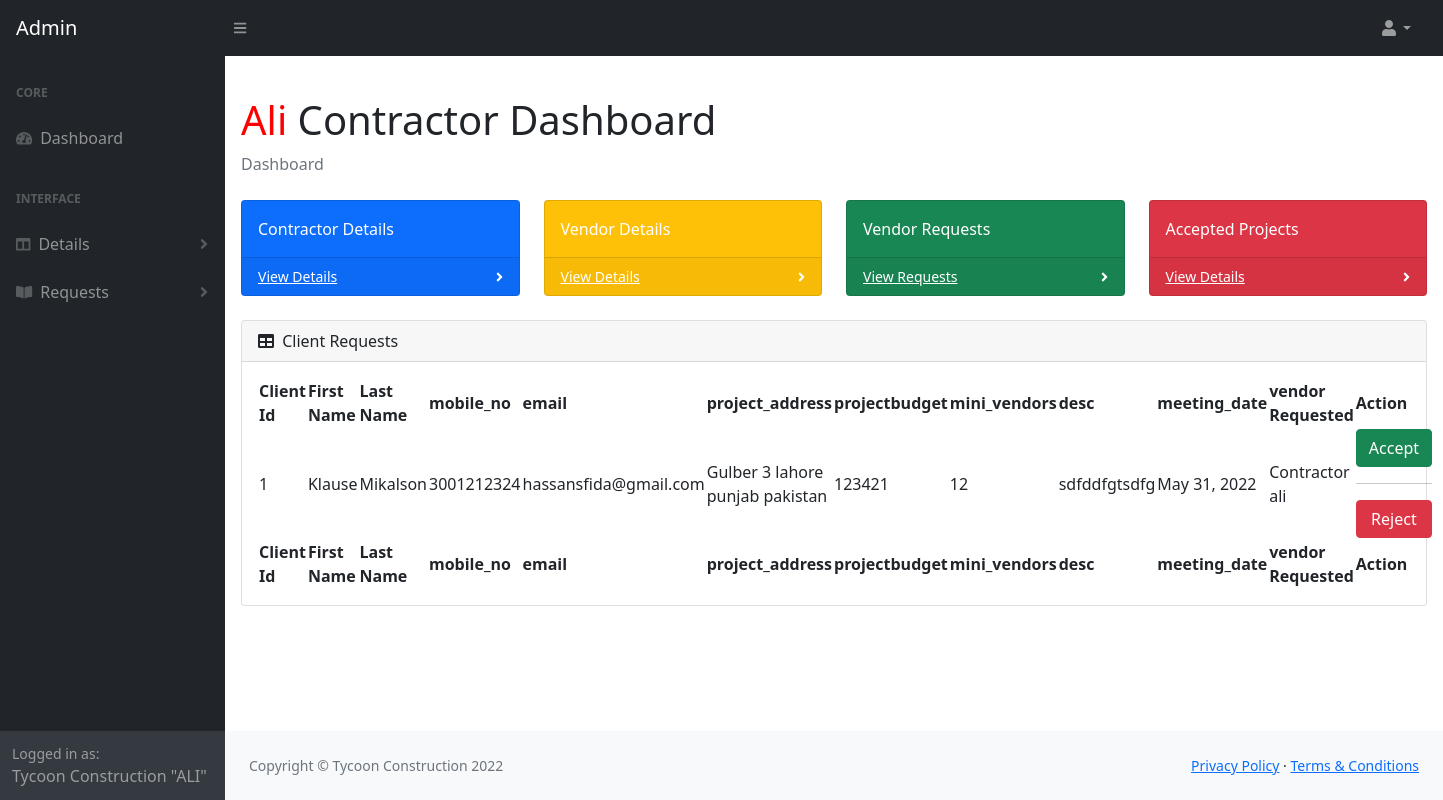
The app's page /contractorAdmin/ (signed in) with its own data.
### accounts/models.py (models this page shows)
class Users(AbstractUser):
    is_vendor = models.BooleanField(default=False)
    is_contractor = models.BooleanField(default=False)
    vendor_name = models.CharField(max_length=100)
    contractor_name = models.CharField(max_length=100)

class Contractor(models.Model):
    user = models.OneToOneField(Users, on_delete = models.CASCADE, primary_key = True)
    contractor_email = models.EmailField(max_length=25)
    contractor_address = models.CharField(max_length=150)
    contractor_contact = models.IntegerField(max_length=20, null=True)
    contractor_description = models.CharField(max_length=255)
    year_of_experience = models.IntegerField(max_length=255, null=True)
    project_ongoing = models.IntegerField(max_length=255, null=True)
    projects_completed = models.IntegerField(max_length=255, null=True)
    number_of_successful_clients = models.IntegerField(
        max_length=255, null=True)
    rating = models.IntegerField(max_length=255, null=True)
    contact_number_of_previous_client = models.IntegerField(
        max_length=30, null=True)
    contractor_Img = models.ImageField(upload_to='Contractor_images/', blank=False)
    date = models.DateTimeField(auto_now_add=True)
    def __str__(self):
        return "Contractor " + str(self.user)

### tycoonConstruction/models.py (models this page shows, shortened)
class bidContractor(models.Model):
    first_name=models.CharField(max_length=120, null= True)
    last_name=models.CharField(max_length=120, null= True)
    mobile_no=models.IntegerField(max_length=20 ,null=True)
    email=models.EmailField(max_length=50,null=True)
    project_address=models.CharField(max_length=200,null=True)
    desc=models.CharField(max_length=300,null=True)
    project_budget = models.IntegerField(max_length=200, null=True)
    mini_vendors = models.IntegerField(max_length=200, null=True)
    meeting_date=models.DateField()
    contractor = models.ForeignKey(Contractor, on_delete=models.CASCADE, default=1)
    date = models.DateTimeField(auto_now_add=True)
    class Meta:
        verbose_name = 'Bid / Hire Contractor'
        verbose_name_plural = 'Bid / Hire Contractor'

### tycoonConstruction/views.py (the view)
# urls.py: path('contractorAdmin/', views.contractor_Admin, name='contractorAdmin'),
@login_required(login_url='/accounts/login')
def contractor_Admin(request):
    proj = bidContractor.objects.all()
    return render(request, 'tycoonConstruction/contractorAdmin.html', {'proj': proj})

### tycoonConstruction/templates/tycoonConstruction/contractorAdmin.html (shortened to what this page needs)
{% extends 'base2.html' %}{% load static from static %} {% block content %}
<main class="p-3">
                        <h1 class="mt-4">
                            {% if user.is_contractor%}<span style="color: red;">{{user.username | capfirst }} </span>{%endif%} Contractor Dashboard</h1>
                        <ol class="breadcrumb mb-4">
                            <li class="breadcrumb-item active">Dashboard</li>
                        </ol>
                        <div class="row">
                            <div class="col-xl-3 col-md-6">
                                <div class="card bg-primary text-white mb-4">
                                    <div class="card-body">Contractor Details</div>
                                    <div class="card-footer d-flex align-items-center justify-content-between">
                                        <a class="small text-white stretched-link" href="{% url 'tycoonConstruction:contractor_details' %}">View Details</a>
                                        <div class="small text-white"><i class="fas fa-angle-right"></i></div>
                                    </div>
                                </div>
                            </div>
                            <div class="col-xl-3 col-md-6">
                                <div class="card bg-warning text-white mb-4">
                                    <div class="card-body">Vendor Details</div>
                                    <div class="card-footer d-flex align-items-center justify-content-between">
                                        <a class="small text-white stretched-link" href="{% url 'tycoonConstruction:vendor_details' %}">View Details</a>
                                        <div class="small text-white"><i class="fas fa-angle-right"></i></div>
                                    </div>
                                </div>
                            </div>
                            <div class="col-xl-3 col-md-6">
                                <div class="card bg-success text-white mb-4">
                                    <div class="card-body">Vendor Requests</div>
                                    <div class="card-footer d-flex align-items-center justify-content-between">
                                        <a class="small text-white stretched-link" href="{% url 'tycoonConstruction:vtoc_details' %}">View Requests</a>
                                        <div class="small text-white"><i class="fas fa-angle-right"></i></div>
                                    </div>
                                </div>
                            </div>
                            <div class="col-xl-3 col-md-6">
                                <div class="card bg-danger text-white mb-4">
                                    <div class="card-body">Accepted Projects</div>
                                    <div class="card-footer d-flex align-items-center justify-content-between">
                                        <a class="small text-white stretched-link" href="{% url 'tycoonConstruction:projects_vtocli' %}">View Details</a>
                                        <div class="small text-white"><i class="fas fa-angle-right"></i></div>
                                    </div>
                                </div>
                            </div>
                        </div>
                        <div class="card mb-4">
                            <div class="card-header">
                                <i class="fas fa-table me-1"></i>
                                Client Requests
                            </div>
                            <div class="card-body">
                                <table id="datatablesSimple">
                                    <thead>
                                        <tr>
                                             <th>Client Id</th>
                                            <th>First Name</th>
                                            <th>Last Name</th>
                                            <th>mobile_no</th>
                                            <th>email</th>
                                            <th>project_address</th>
                                            <th>projectbudget</th>
                                            <th>mini_vendors</th>
                                            <th>desc</th>
                                            <th>meeting_date</th>
                                            <th>vendor Requested</th>
                                            <th>Action</th>
                                        </tr>
                                    </thead>
                                    <tbody>
                                        {% for p in proj %}
                                        {% if p.contractor_id == user.id %}
                                        <tr>
                                            <td>{{p.id}}</td>
                                            <td>{{p.first_name}}</td>
                                            <td>{{p.last_name}}</td>
                                            <td>{{p.mobile_no}}</td>
                                            <td>{{p.email}}</td>
                                            <td>{{p.project_address}}</td>
                                            <td>{{p.project_budget}}</td>
                                            <td>{{p.mini_vendors}}</td>
                                            <td>{{p.desc}}</td>
                                            <td>{{p.meeting_date}}</td>
                                            <td>{{p.contractor}}</td>
                                            <td>
                                                <form action="accept_client_request/{{p.id}}" method="GET">
                                                       <button type="submit" class="btn btn-success">Accept</button>
                                                </form>
                                                <hr>
                                                <form method="POST" action="contractorAdmin/{{p.id}}">
                                                    <input  class="btn btn-danger" style="width: 100%;"  type="submit" value="Reject">
                                                </form>
                                            </td>
                                        </tr>
                                        {%endif%}
                                        {%endfor%}
                                    </tbody>
                                     <tfooter>
                                        <tr>
                                             <th>Client Id</th>
                                            <th>First Name</th>
                                            <th>Last Name</th>
                                            <th>mobile_no</th>
                                            <th>email</th>
                                            <th>project_address</th>
                                            <th>projectbudget</th>
                                            <th>mini_vendors</th>
                                            <th>desc</th>
                                            <th>meeting_date</th>
                                            <th>vendor Requested</th>
                                            <th>Action</th>
                                        </tr>
                                    </tfooter>
                                </table>
                            </div>
                        </div>
                </main>
{% endblock content %}

### templates/base2.html (shortened to what this page needs)
{% load static from static %}
<!DOCTYPE html>
<html lang="en">
    <head>
        <link href="https://cdn.jsdelivr.net/npm/simple-datatables@latest/dist/style.css" rel="stylesheet" />
        <link href="{% static 'tycoonConstruction/vendorAdmin/css/styles.css' %}" rel="stylesheet" />
    </head>
    <body class="sb-nav-fixed">
        <nav class="sb-topnav navbar navbar-expand navbar-dark bg-dark">
            {%if user.is_contractor%}
            <a class="navbar-brand ps-3" href="{% url 'tycoonConstruction:contractorAdmin' %}">Admin </a>
            {%endif%}
            <button class="btn btn-link btn-sm order-1 order-lg-0 me-4 me-lg-0" id="sidebarToggle" href="#!"><i class="fas fa-bars"></i></button>
            <ul class="navbar-nav ms-auto ms-md-0 me-3 me-lg-4">
                <li class="nav-item dropdown">
                    <a class="nav-link dropdown-toggle" id="navbarDropdown" href="#" role="button" data-bs-toggle="dropdown" aria-expanded="false"><i class="fas fa-user fa-fw"></i></a>
                </li>
            </ul>
        </nav>
        <div id="layoutSidenav">
            <div id="layoutSidenav_nav">
                <nav class="sb-sidenav accordion sb-sidenav-dark" id="sidenavAccordion">
                    <div class="sb-sidenav-menu">
                        <div class="nav">
                            <div class="sb-sidenav-menu-heading">Core</div>
                            <a class="nav-link" href="index.html">
                                <div class="sb-nav-link-icon"><i class="fas fa-tachometer-alt"></i></div>
                                Dashboard
                            </a>
                            <div class="sb-sidenav-menu-heading">Interface</div>
                            <a class="nav-link collapsed" href="#" data-bs-toggle="collapse" data-bs-target="#collapseLayouts" aria-expanded="false" aria-controls="collapseLayouts">
                                <div class="sb-nav-link-icon"><i class="fas fa-columns"></i></div>
                                Details
                                <div class="sb-sidenav-collapse-arrow"><i class="fas fa-angle-down"></i></div>
                            </a>
                            <a class="nav-link collapsed" href="#" data-bs-toggle="collapse" data-bs-target="#collapsePages" aria-expanded="false" aria-controls="collapsePages">
                                <div class="sb-nav-link-icon"><i class="fas fa-book-open"></i></div>
                                Requests
                                <div class="sb-sidenav-collapse-arrow"><i class="fas fa-angle-down"></i></div>
                            </a>
                        </div>
                    </div>
                    <div class="sb-sidenav-footer">
                        <div class="small">Logged in as:</div>
                        Tycoon Construction
                        {%if user.is_contractor %} "{{user.username | upper}}"
                        {%elif user.is_vendor%} "{{user.username | upper}}" {%endif%}
                    </div>
                </nav>
            </div>
            <div id="layoutSidenav_content">
            {% block content %} {% endblock content %}
            <footer class="py-4 bg-light mt-auto">
                    <div class="container-fluid px-4">
                        <div class="d-flex align-items-center justify-content-between small">
                            <div class="text-muted">Copyright &copy; Tycoon Construction 2022</div>
                            <div>
                                <a href="#">Privacy Policy</a>
                                &middot;
                                <a href="#">Terms &amp; Conditions</a>
                            </div>
                        </div>
                    </div>
                </footer>
            </div>
        </div>
    </body>
</html>

### records on screen
Users: username "ALI", username "Ali"
bidContractor: id "1", first_name "Klause", last_name "Mikalson", mobile_no "3001212324", email "hassansfida@gmail.com", project_address "Gulber 3 lahore punjab pakistan", project_budget "123421", mini_vendors "12", desc "sdfddfgtsdfg", meeting_date "May 31, 2022", contractor "Contractor ali"
